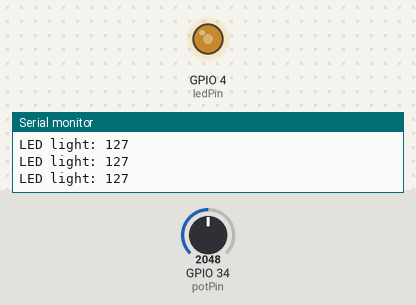
A sketch run on a simulated ESP32. Parts: output pins drawn as LEDs (lit = HIGH), the last lines printed to the serial monitor. The inputs (shaded band) are chosen by the test bench; at power-on: GPIO 34 (potPin) = 2048.

Above: at 1.3 s.
1.4 s: GPIO 34 (potPin) set to 2866
At 1.9 s:
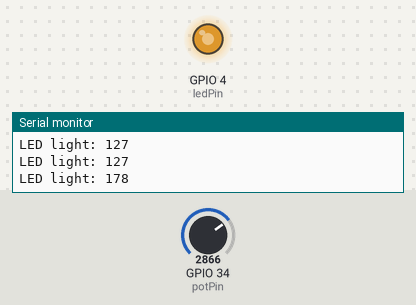
3.0 s: GPIO 34 (potPin) set to 3603
At 4.2 s:
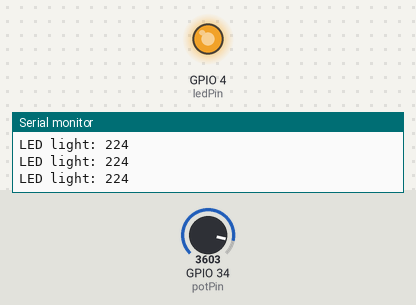
4.5 s: GPIO 34 (potPin) set to 491
At 5.5 s:
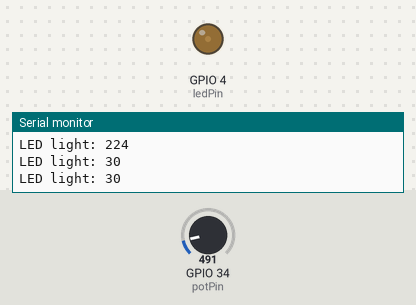
6.0 s: GPIO 34 (potPin) set to 0
At 6.7 s:
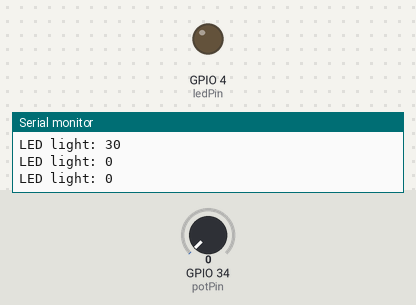
7.5 s: GPIO 34 (potPin) set to 2047
At 7.8 s:
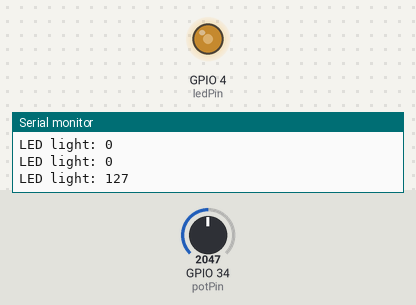
Timing chart, 0 to 10.0 s (numbered marks = the images above; inputs shaded):
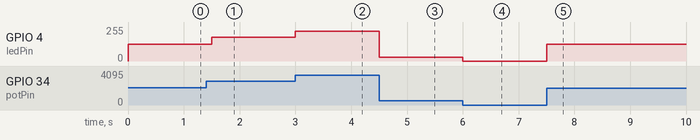

Measured:
- after the input at 1.4 s, GPIO 4 (ledPin): 127/255 → 178/255 after 0.10 s
- after the input at 3.0 s, GPIO 4 (ledPin): 178/255 → 224/255 at once
- after the input at 4.5 s, GPIO 4 (ledPin): 224/255 → 30/255 at once
- after the input at 6.0 s, GPIO 4 (ledPin): 30/255 → 0/255 at once
- after the input at 7.5 s, GPIO 4 (ledPin): 0/255 → 127/255 at once

The sketch:

ad_pjt_w5-5.ino
```cpp
const int ledPin = 4;
const int potPin = 34;
int potValue = 0;

void setup() {
  Serial.begin(9600);
  pinMode(ledPin, OUTPUT);
  pinMode(potPin, INPUT);
}

void loop() {
  potValue = analogRead(potPin);
  int ledValue = map(potValue, 0, 4095, 0, 255);
  Serial.print("LED light: ");
  Serial.println(ledValue);
  analogWrite(ledPin, ledValue);
  delay(500);
}
```
